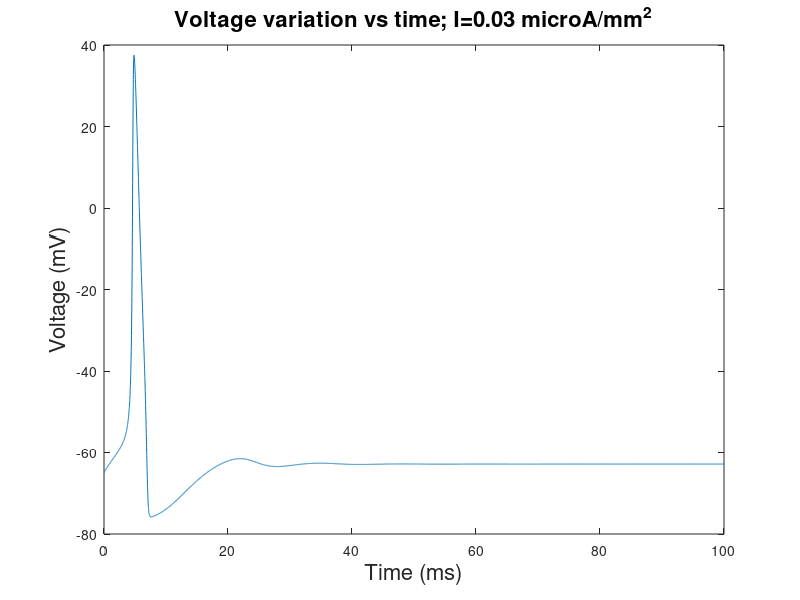
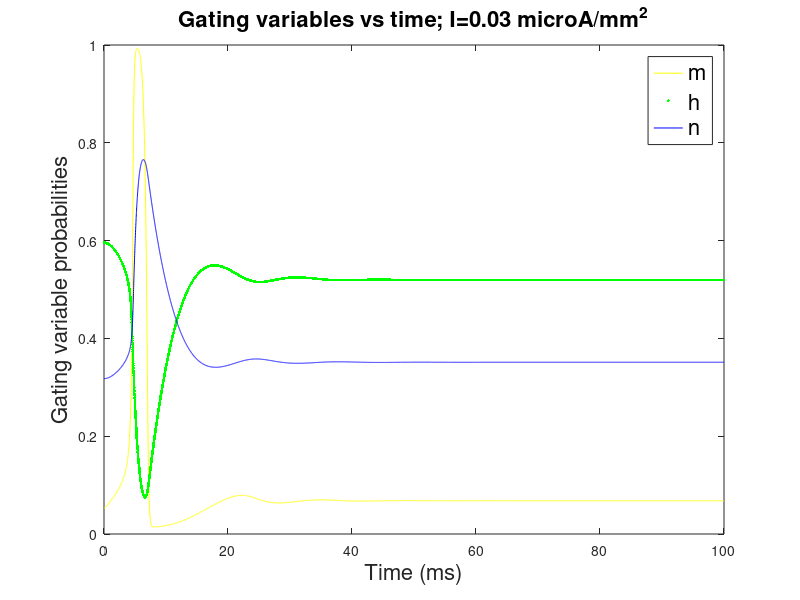
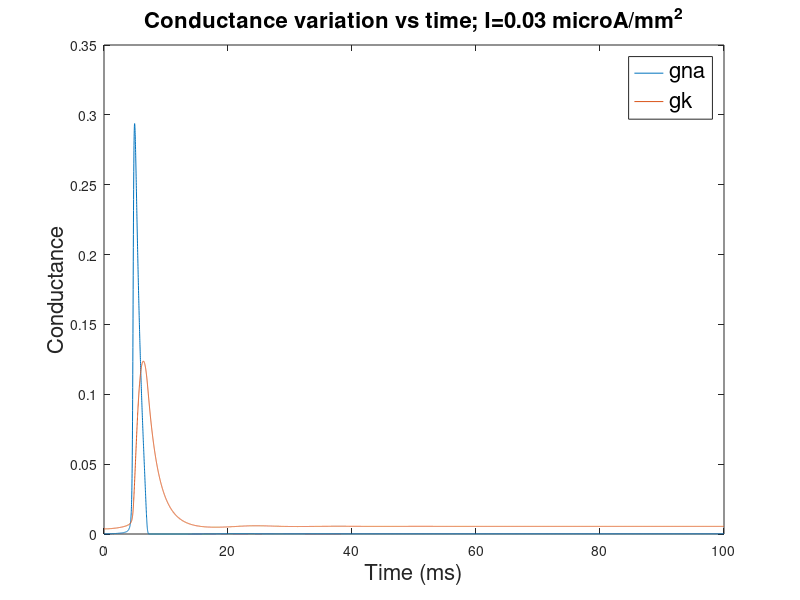
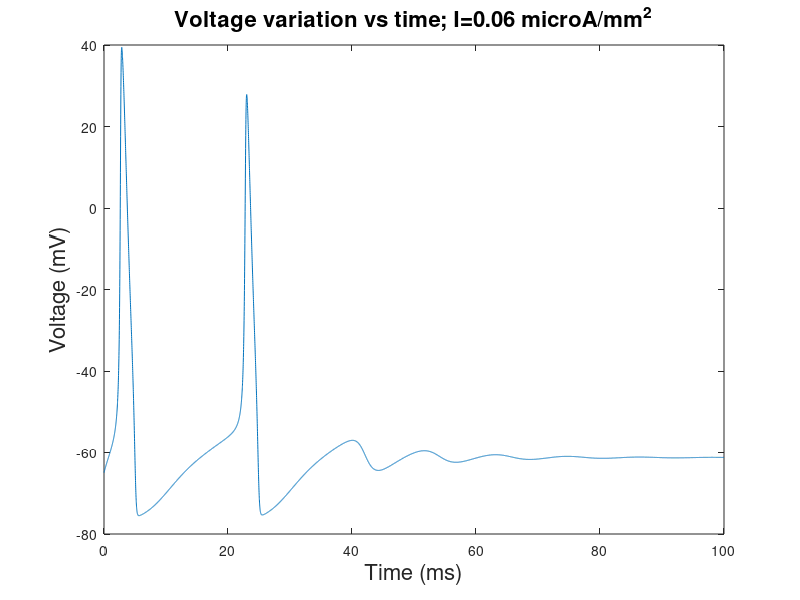

The MATLAB source for these figures, in order:
current_range = [0.03, 0.06, 0.3, 0.46];

for cur_iter = 1:length(current_range)
    gkmax = 0.36;
    vk = -77;
    gnamax = 1.20;
    vna = 50;
    gl = 0.003;
    vl = -54.387;
    cm = 0.01;

    dt = 0.01;
    niter = 10000;
    t = (0:niter-1)*dt;

    v = -64.9964;
    m = 0.0530;
    h = 0.5960;
    n = 0.3177;

    gnahist = zeros(1, niter);
    gkhist = zeros(1, niter);
    vhist = zeros(1, niter);
    mhist = zeros(1, niter);
    hhist = zeros(1, niter);
    nhist = zeros(1, niter);

    for iteration = 1:niter
        gna = gnamax*m^3*h;
        gk = gkmax*n^4;
        gtot = gna + gk + gl;
        vinf = ((gna*vna + gk*vk + gl*vl) + current_range(cur_iter)) / gtot;
        tauv = cm / gtot;

        v = vinf + (v - vinf)*exp(-dt/tauv);

        alpham = 0.1*(v+40) / (1 - exp(-(v+40)/10));
        betam = 4*exp(-0.0556*(v+65));

        alphan = 0.01*(v+55) / (1 - exp(-(v+55)/10));
        betan = 0.125*exp(-(v+65)/80);

        alphah = 0.07*exp(-0.05*(v+65));
        betah = 1 / (1 + exp(-0.1*(v+35)));

        taum = 1 / (alpham + betam);
        tauh = 1 / (alphah + betah);
        taun = 1 / (alphan + betan);

        minf = alpham*taum;
        hinf = alphah*tauh;
        ninf = alphan*taun;

        m = minf + (m - minf)*exp(-dt/taum);
        h = hinf + (h - hinf)*exp(-dt/tauh);
        n = ninf + (n - ninf)*exp(-dt/taun);

        vhist(iteration) = v;
        mhist(iteration) = m;
        hhist(iteration) = h;
        nhist(iteration) = n;
    end

    figure;
    set(gca, 'FontSize', 16);  % Set font size for axis labels and tick labels
    plot(t, vhist);
    string = sprintf('Voltage variation vs time; I=%.2f microA/mm^2', current_range(cur_iter));
    title(string, 'FontSize', 16);  % Set font size for title
    xlabel('Time (ms)', 'FontSize', 16);  % Set font size for x-axis label
    ylabel('Voltage (mV)', 'FontSize', 16);  % Set font size for y-axis label

    figure;
    set(gca, 'FontSize', 16);
    plot(t, mhist,'y-');
    hold on;
    plot(t, hhist,'g.');
    plot(t, nhist,'b-');
    legend({'m', 'h', 'n'}, 'FontSize', 16);  % Set font size for legend
    string = sprintf('Gating variables vs time; I=%.2f microA/mm^2', current_range(cur_iter));
    title(string, 'FontSize', 16);
    xlabel('Time (ms)', 'FontSize', 16);
    ylabel('Gating variable probabilities', 'FontSize', 16);

    figure;
    set(gca, 'FontSize', 16);
    gna = gnamax*(mhist.^3).*hhist;
    gk = gkmax*nhist.^4;
    plot(t, gna);
    hold on;
    plot(t, gk);
    legend({'gna', 'gk'}, 'FontSize', 16);
    string = sprintf('Conductance variation vs time; I=%.2f microA/mm^2', current_range(cur_iter));
    title(string, 'FontSize', 16);
    xlabel('Time (ms)', 'FontSize', 16);
    ylabel('Conductance', 'FontSize', 16);
end